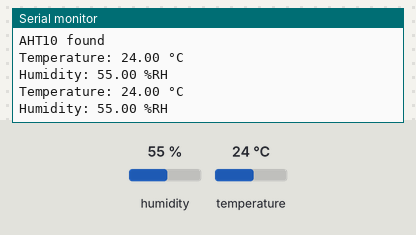
A sketch run on a simulated Arduino Uno, built with avr-gcc and run on an emulated ATmega328P. On the bench: the last lines printed to the serial monitor. Inputs (shaded band) come from the test bench; at power-on: humidity 55 %, temperature 24 °C.

Above: at 1.9 s.
2.0 s: humidity set to 22 %
At 3.0 s:
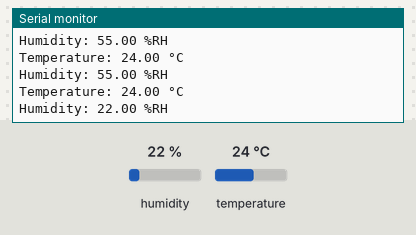
3.5 s: temperature set to 12 °C
At 4.8 s:
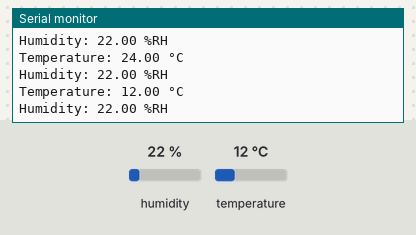
5.0 s: humidity set to 40 %
At 5.8 s:
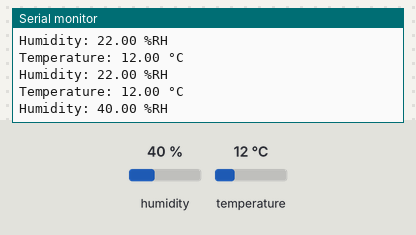
Timing chart, 0 to 8.0 s (numbered marks = the images above; inputs shaded):
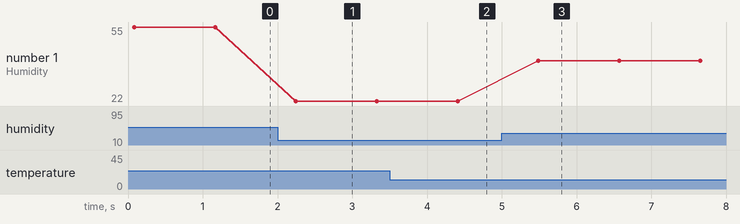

Measured:
- after the input at 2.0 s, the serial monitor: prints a new line after 0.25 s (image 1)
- after the input at 3.5 s, the serial monitor: prints a new line after 0.91 s (image 2)
- after the input at 5.0 s, the serial monitor: prints a new line after 0.49 s (image 3)
- plotted number 1: 55 → 22 after the input at 2.0 s, 22 → 40 after the input at 5.0 s

The sketch:

read_from_AHT10.ino
```cpp
#include <Adafruit_AHTX0.h>

Adafruit_AHTX0 aht;

void setup() {
  Serial.begin(115200);
  Serial.println("AHT10/AHT20 demo");

  if (!aht.begin()) {
    Serial.println("Could not find AHT10, check wiring!");
    while (1) delay(10);
  }
  Serial.println("AHT10 found");
}

void loop() {
  sensors_event_t humidity, temp;
  aht.getEvent(&humidity, &temp);  // read sensor

  Serial.print("Temperature: ");
  Serial.print(temp.temperature);
  Serial.println(" °C");

  Serial.print("Humidity: ");
  Serial.print(humidity.relative_humidity);
  Serial.println(" %RH");

  delay(1000);
}
```
